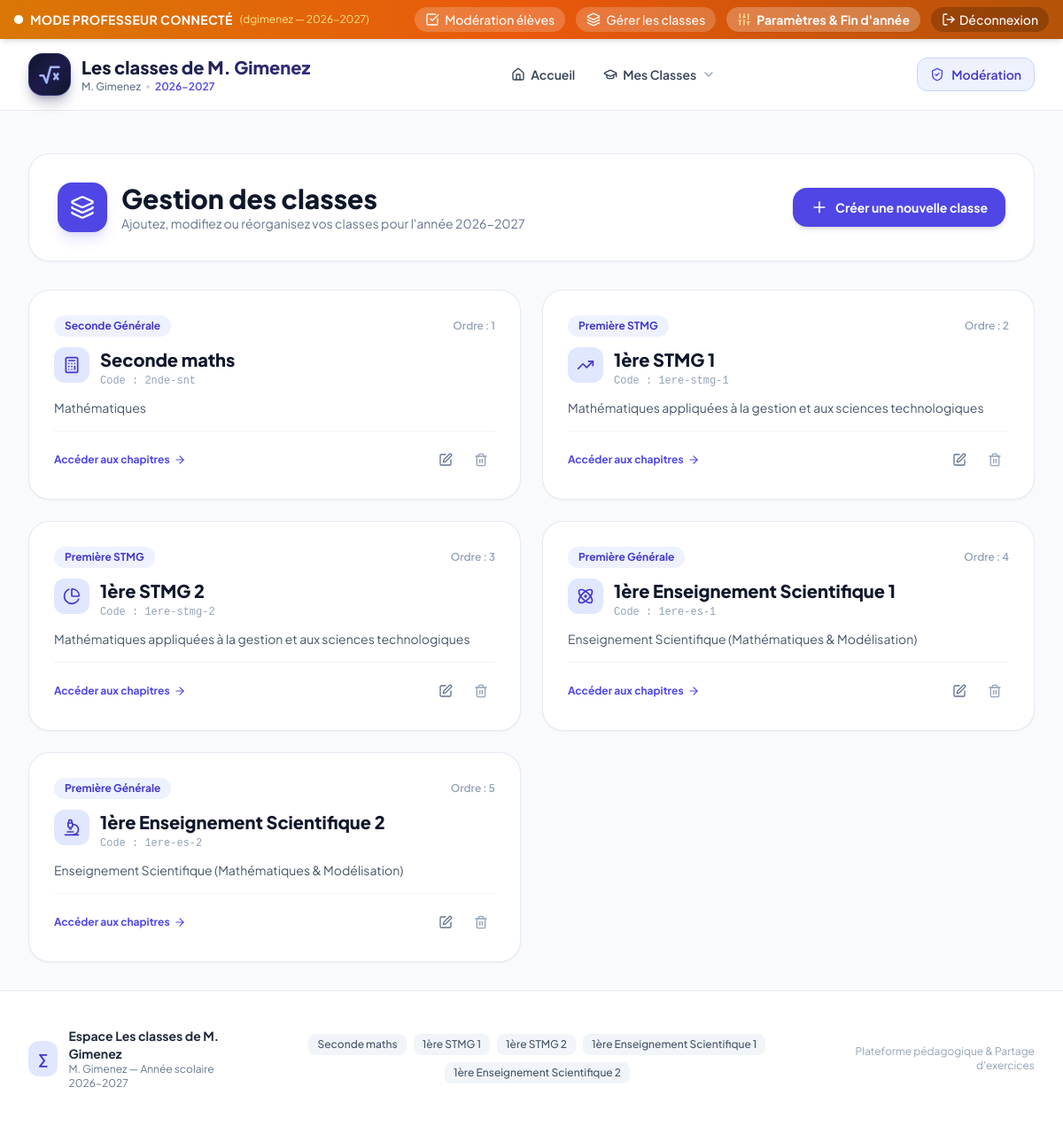
Page /admin/classes (signed in) on the committed database.
### tables this page shows
CREATE TABLE site_settings (
                key TEXT PRIMARY KEY,
                value TEXT NOT NULL
            );

CREATE TABLE classes (
                id INTEGER PRIMARY KEY AUTOINCREMENT,
                name TEXT NOT NULL,
                code TEXT UNIQUE NOT NULL,
                level TEXT NOT NULL,
                description TEXT,
                icon TEXT DEFAULT 'book-open',
                color TEXT DEFAULT 'indigo',
                display_order INTEGER DEFAULT 0,
                created_at TIMESTAMP DEFAULT CURRENT_TIMESTAMP
            );

### app.py (the view)
@app.route('/admin/classes')
@admin_required
def admin_classes():
    classes = db.get_all_classes()
    return render_template('admin_classes.html', classes=classes)

### app.py (called while the page is built)
def admin_required(f):
    @wraps(f)
    def decorated_function(*args, **kwargs):
        if not session.get('is_admin'):
            flash('Veuillez vous connecter en tant que professeur pour accéder à cette page.', 'warning')
            return redirect(url_for('admin_login', next=request.url))
        return f(*args, **kwargs)
    return decorated_function

@app.context_processor
def inject_global_vars():
    is_admin = session.get('is_admin', False)
    all_classes = db.get_all_classes()
    pending_count = db.get_pending_submissions_count() if is_admin else 0
    settings = db.get_all_settings()
    school_year = settings.get('school_year', '2026-2027')
    teacher_name = settings.get('teacher_name', 'M. Gimenez')
    site_title = settings.get('site_title', 'Maths & Sciences')
    return {
        'is_admin': is_admin,
        'global_classes': all_classes,
        'pending_submissions_count': pending_count,
        'school_year': school_year,
        'teacher_name': teacher_name,
        'site_title': site_title,
        'site_settings': settings,
        'current_year': datetime.datetime.now().year,
        'admin_username': config.ADMIN_USERNAME
    }

### database.py (called while the page is built)
@contextmanager
def get_db():
    conn = sqlite3.connect(config.DATABASE_PATH)
    conn.row_factory = sqlite3.Row
    conn.execute("PRAGMA foreign_keys = ON")
    try:
        yield conn
        conn.commit()
    except Exception:
        conn.rollback()
        raise
    finally:
        conn.close()

def get_all_classes():
    with get_db() as conn:
        return conn.execute("SELECT * FROM classes ORDER BY display_order ASC, id ASC").fetchall()

def get_pending_submissions_count():
    with get_db() as conn:
        row = conn.execute("SELECT COUNT(*) as cnt FROM student_submissions WHERE status = 'pending'").fetchone()
        return row['cnt'] if row else 0

def get_all_settings():
    with get_db() as conn:
        rows = conn.execute("SELECT key, value FROM site_settings").fetchall()
        return {r['key']: r['value'] for r in rows}

### templates/admin_classes.html (shortened to what this page needs)
{% extends "base.html" %}
{% block content %}
<div class="space-y-8">
    <div class="bg-white rounded-3xl p-6 sm:p-8 border border-slate-200/80 shadow-sm flex flex-col md:flex-row md:items-center justify-between gap-6">
        <div class="flex items-center space-x-4">
            <div class="w-14 h-14 rounded-2xl bg-indigo-600 text-white flex items-center justify-center shadow-lg shadow-indigo-500/20">
                <i data-lucide="layers" class="w-7 h-7"></i>
            </div>
            <div>
                <h1 class="text-2xl sm:text-3xl font-extrabold text-slate-900">Gestion des classes</h1>
                <p class="text-sm text-slate-500">Ajoutez, modifiez ou réorganisez vos classes pour l'année {{ school_year }}</p>
            </div>
        </div>
        <button onclick="openAddClassModal()" class="inline-flex items-center space-x-2 bg-indigo-600 hover:bg-indigo-700 text-white font-bold text-sm px-5 py-3 rounded-2xl shadow-md transition self-start md:self-auto">
            <i data-lucide="plus" class="w-5 h-5"></i>
            <span>Créer une nouvelle classe</span>
        </button>
    </div>
    <div class="grid grid-cols-1 md:grid-cols-2 gap-6">
        {% for c in classes %}
        <div class="bg-white rounded-3xl p-6 sm:p-7 border border-slate-200/80 shadow-sm space-y-4 flex flex-col justify-between">
            <div>
                <div class="flex items-center justify-between gap-2 mb-3">
                    <span class="px-3 py-1 rounded-full text-xs font-bold bg-indigo-50 text-indigo-700">
                        {{ c.level }}
                    </span>
                    <span class="text-xs font-semibold text-slate-400">Ordre : {{ c.display_order }}</span>
                </div>
                <div class="flex items-start space-x-3">
                    <div class="w-10 h-10 rounded-xl bg-indigo-100 text-indigo-700 flex items-center justify-center flex-shrink-0">
                        <i data-lucide="{{ c.icon or 'book-open' }}" class="w-5 h-5"></i>
                    </div>
                    <div>
                        <h3 class="text-xl font-extrabold text-slate-900">{{ c.name }}</h3>
                        <p class="text-xs text-slate-400 font-mono mt-0.5">Code : {{ c.code }}</p>
                    </div>
                </div>
                <p class="text-sm text-slate-600 mt-3">{{ c.description or 'Aucune description fournie.' }}</p>
            </div>
            <div class="pt-4 border-t border-slate-100 flex items-center justify-between">
                <a href="{{ url_for('class_view', class_id=c.id) }}" class="text-xs font-bold text-indigo-600 hover:text-indigo-800 flex items-center gap-1">
                    <span>Accéder aux chapitres</span>
                    <i data-lucide="arrow-right" class="w-3.5 h-3.5"></i>
                </a>
                <div class="flex items-center space-x-2">
                    <button onclick="openEditClassModal('{{ c.id }}', '{{ c.name|escape }}', '{{ c.level|escape }}', '{{ c.description|escape }}', '{{ c.icon }}', '{{ c.color }}', '{{ c.display_order }}')" class="p-2 text-slate-500 hover:text-indigo-600 hover:bg-indigo-50 rounded-xl transition" title="Modifier la classe">
                        <i data-lucide="edit" class="w-4 h-4"></i>
                    </button>
                    <form action="{{ url_for('delete_class', class_id=c.id) }}" method="POST" onsubmit="return confirm('Attention : supprimer cette classe supprimera également tous ses chapitres, ressources et exercices. Confirmer ?');" class="inline">
                        <button type="submit" class="p-2 text-slate-400 hover:text-rose-600 hover:bg-rose-50 rounded-xl transition" title="Supprimer la classe">
                            <i data-lucide="trash-2" class="w-4 h-4"></i>
                        </button>
                    </form>
                </div>
            </div>
        </div>
        {% endfor %}
    </div>
</div>
{% endblock %}

### templates/base.html (shortened to what this page needs)
<!DOCTYPE html>
<html lang="fr" class="h-full bg-slate-50">
<head>
    <script src="https://cdn.tailwindcss.com"></script>
    <link rel="stylesheet" href="{{ url_for('static', filename='css/custom.css') }}">
</head>
<body class="flex flex-col min-h-full font-['Plus_Jakarta_Sans',sans-serif] text-slate-800 antialiased selection:bg-indigo-500 selection:text-white">
    {% if is_admin %}
    <div class="bg-gradient-to-r from-amber-600 via-orange-600 to-amber-700 text-white text-sm py-2 px-4 shadow-md sticky top-0 z-50">
        <div class="max-w-7xl mx-auto flex flex-wrap items-center justify-between gap-2">
            <div class="flex items-center space-x-2">
                <span class="flex h-2.5 w-2.5 relative">
                    <span class="relative inline-flex rounded-full h-2.5 w-2.5 bg-white"></span>
                </span>
                <span class="font-bold tracking-wide">MODE PROFESSEUR CONNECTÉ</span>
                <span class="text-amber-200 text-xs hidden sm:inline">({{ admin_username }} — {{ school_year }})</span>
            </div>
            <div class="flex items-center space-x-2 sm:space-x-3 text-xs sm:text-sm">
                <a href="{{ url_for('admin_moderation') }}" class="inline-flex items-center space-x-1.5 bg-white/20 hover:bg-white/30 px-3 py-1 rounded-full font-medium transition backdrop-blur-sm">
                    <i data-lucide="check-square" class="w-4 h-4"></i>
                    <span>Modération élèves</span>
                </a>
                <a href="{{ url_for('admin_classes') }}" class="inline-flex items-center space-x-1.5 bg-white/20 hover:bg-white/30 px-3 py-1 rounded-full font-medium transition backdrop-blur-sm">
                    <i data-lucide="layers" class="w-4 h-4"></i>
                    <span>Gérer les classes</span>
                </a>
                <a href="{{ url_for('admin_settings') }}" class="inline-flex items-center space-x-1.5 bg-white/25 hover:bg-white/35 px-3 py-1 rounded-full font-bold transition backdrop-blur-sm shadow-sm">
                    <i data-lucide="sliders" class="w-4 h-4 text-amber-200"></i>
                    <span>Paramètres & Fin d'année</span>
                </a>
                <a href="{{ url_for('admin_logout') }}" class="inline-flex items-center space-x-1 bg-black/20 hover:bg-black/40 px-3 py-1 rounded-full font-medium transition">
                    <i data-lucide="log-out" class="w-4 h-4"></i>
                    <span>Déconnexion</span>
                </a>
            </div>
        </div>
    </div>
    {% endif %}
    <header class="bg-white border-b border-slate-200/80 sticky {% if is_admin %}top-[41px]{% else %}top-0{% endif %} z-40 backdrop-blur-md bg-white/95">
        <div class="max-w-7xl mx-auto px-4 sm:px-6 lg:px-8">
            <div class="flex justify-between h-16 sm:h-20 items-center">
                <div class="flex items-center space-x-3">
                    <a href="{{ url_for('index') }}" class="flex items-center space-x-3 group">
                        <div class="w-10 h-10 sm:w-12 sm:h-12 rounded-2xl bg-gradient-to-br from-slate-900 via-indigo-950 to-slate-900 border border-indigo-500/30 flex items-center justify-center text-indigo-300 shadow-lg shadow-indigo-950/30 group-hover:scale-105 group-hover:border-indigo-400/50 transition duration-200">
                            <svg class="w-6 h-6 sm:w-7 sm:h-7 text-indigo-300 group-hover:text-white transition" viewBox="0 0 24 24" fill="none" stroke="currentColor" stroke-width="2.2" stroke-linecap="round" stroke-linejoin="round">
                                <path d="M3 13h3l3 7 4-15h8" />
                                <path d="M16.5 11.5l3.5 5" />
                                <path d="M20 11.5l-3.5 5" />
                            </svg>
                        </div>
                        <div>
                            <div class="text-base sm:text-xl font-extrabold bg-gradient-to-r from-slate-900 to-indigo-900 bg-clip-text text-transparent leading-tight">
                            </div>
                            <div class="text-xs font-medium text-slate-500 flex items-center gap-1.5">
                                <span>{{ teacher_name }}</span>
                                <span class="inline-block w-1 h-1 rounded-full bg-slate-300"></span>
                                <span class="text-indigo-600 font-semibold">{{ school_year }}</span>
                            </div>
                        </div>
                    </a>
                </div>
                <nav class="hidden md:flex items-center space-x-1">
                    <a href="{{ url_for('index') }}" class="px-3.5 py-2 rounded-xl text-sm font-semibold text-slate-700 hover:text-indigo-600 hover:bg-indigo-50/70 transition flex items-center space-x-1.5">
                        <i data-lucide="home" class="w-4 h-4"></i>
                        <span>Accueil</span>
                    </a>
                    <div class="relative group">
                        <button class="px-3.5 py-2 rounded-xl text-sm font-semibold text-slate-700 hover:text-indigo-600 hover:bg-indigo-50/70 transition flex items-center space-x-1.5 focus:outline-none">
                            <i data-lucide="graduation-cap" class="w-4 h-4"></i>
                            <span>Mes Classes</span>
                            <i data-lucide="chevron-down" class="w-4 h-4 text-slate-400 group-hover:text-indigo-600 transition-transform group-hover:rotate-180"></i>
                        </button>
                    </div>
                </nav>
                <div class="flex items-center space-x-3">
                    {% if is_admin %}
                    <a href="{{ url_for('admin_moderation') }}" class="relative inline-flex items-center space-x-2 bg-indigo-50 border border-indigo-200 text-indigo-700 hover:bg-indigo-100 px-3.5 py-2 rounded-xl text-xs sm:text-sm font-semibold transition">
                        <i data-lucide="shield-check" class="w-4 h-4 text-indigo-600"></i>
                        <span class="hidden sm:inline">Modération</span>
                    </a>
                    {% endif %}
                </div>
            </div>
        </div>
    </header>
    <main class="flex-1 max-w-7xl w-full mx-auto px-4 sm:px-6 lg:px-8 py-6 sm:py-8">
        {% block content %}{% endblock %}
    </main>
    <footer class="bg-white border-t border-slate-200/80 mt-auto">
        <div class="max-w-7xl mx-auto px-4 sm:px-6 lg:px-8 py-8 sm:py-10">
            <div class="flex flex-col md:flex-row items-center justify-between gap-6">
                <div class="flex items-center space-x-3 text-center md:text-left">
                    <div class="w-10 h-10 rounded-xl bg-indigo-100 text-indigo-700 flex items-center justify-center font-black">
                        ∑
                    </div>
                    <div>
                        <p class="text-sm font-bold text-slate-800">Espace {{ site_title }}</p>
                        <p class="text-xs text-slate-500">{{ teacher_name }} — Année scolaire {{ school_year }}</p>
                    </div>
                </div>
                <div class="flex flex-wrap justify-center gap-2">
                    {% for c in global_classes %}
                    <a href="{{ url_for('class_view', class_id=c.id) }}" class="text-xs px-2.5 py-1 bg-slate-100 hover:bg-indigo-50 hover:text-indigo-600 text-slate-600 rounded-lg font-medium transition">
                        {{ c.name }}
                    </a>
                    {% endfor %}
                </div>
                <div class="text-xs text-slate-400 text-center md:text-right">
                    <span>Plateforme pédagogique & Partage d'exercices</span>
                </div>
            </div>
        </div>
    </footer>
</body>
</html>

### static/css/custom.css (style rules this page uses)
html { scroll-behavior: smooth; }
body { -webkit-font-smoothing: antialiased; }

### rows in the picture
site_settings: value "2026-2027"
site_settings: value "M. Gimenez"
classes: level "Seconde Générale", display_order "1", name "Seconde maths", code "2nde-snt", description "Mathématiques"
classes: level "Première STMG", display_order "2", name "1ère STMG 1", code "1ere-stmg-1", description "Mathématiques appliquées à la gestion et aux sciences technologiques"
classes: level "Première STMG", display_order "3", name "1ère STMG 2", code "1ere-stmg-2", description "Mathématiques appliquées à la gestion et aux sciences technologiques"
classes: level "Première Générale", display_order "4", name "1ère Enseignement Scientifique 1", code "1ere-es-1", description "Enseignement Scientifique (Mathématiques & Modélisation)"
classes: level "Première Générale", display_order "5", name "1ère Enseignement Scientifique 2", code "1ere-es-2", description "Enseignement Scientifique (Mathématiques & Modélisation)"
site_settings: value "Les classes de M. Gimenez"

### other values in the picture
{{ admin_username }} "dgimenez"
